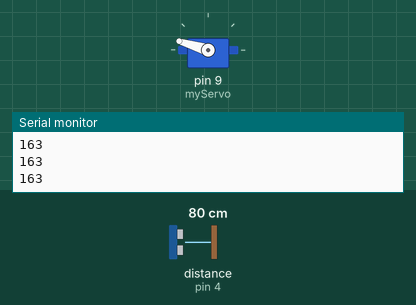
A sketch run on a simulated Arduino Uno, built with avr-gcc and run on an emulated ATmega328P. Parts: servo, the last lines printed to the serial monitor. Wiring (inferred from the names in the program): ultrasonic range finder: trigger pin 5; echo pin 4. Inputs (shaded band) come from the test bench; at power-on: distance to the obstacle (sensor on pin 4) 80 cm. The echo pulse lasts 58.3 µs per cm.

Above: at 1.2 s.
1.3 s: distance to the obstacle (sensor on pin 4) set to 32 cm
2.8 s: distance to the obstacle (sensor on pin 4) set to 30 cm
At 3.9 s:
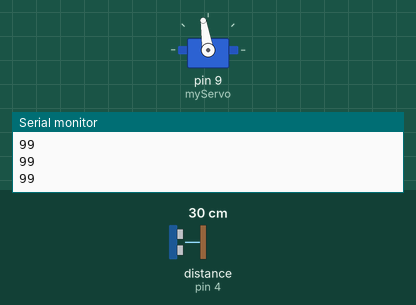
4.4 s: distance to the obstacle (sensor on pin 4) set to 4 cm
At 5.3 s:
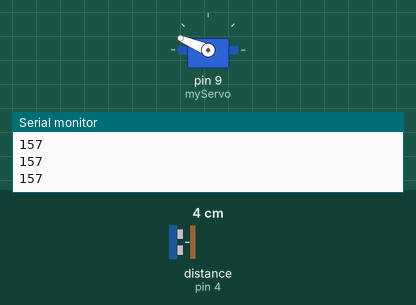
6.0 s: distance to the obstacle (sensor on pin 4) set to 18 cm
At 6.6 s:
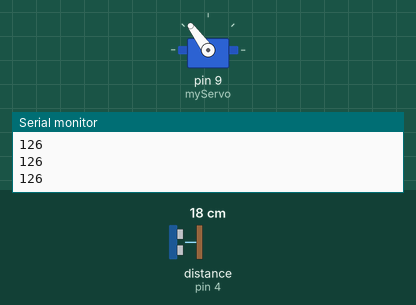
Timing chart, 0 to 8.6 s (numbered marks = the images above; inputs shaded):
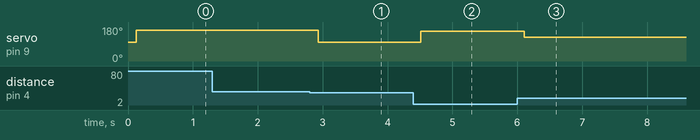

Measured:
- the behaviour switches between 31 and 30 cm on distance to the obstacle (sensor on pin 4) (found by bisection; images 0 and 1)
- after the input at 2.8 s, servo on pin 9 (myServo): 163° → 99° after 0.13 s
- after the input at 4.4 s, servo on pin 9 (myServo): 99° → 157° after 0.11 s
- after the input at 6.0 s, servo on pin 9 (myServo): 157° → 126° after 0.11 s

The sketch:

ping_pong.ino
```cpp
/*

#include <Servo.h>
int potRead = 0;
int min = 85;
int max = 130;
int center = 98;
int ServoAngle;


Servo myServo;

void setup() {
  pinMode(9,OUTPUT);
  pinMode(A0, INPUT);
  myServo.attach(9);
  myServo.write(center);


}
void loop(){
  potRead = analogRead(A0);
  ServoAngle = map(potRead, 0, 1023, min, max);

  myServo.write(ServoAngle);

  Serial.print("Pot read: "  + potRead);
  Serial.print("   ServoAngle: " + ServoAngle);


 }\

 */
 /*

 int duration;
int distance;
int sum = 0;
int average = 0;
const int echoPin = 4;
const int trigPin = 5;

void setup() {
  pinMode(trigPin, OUTPUT);
  pinMode(echoPin, INPUT);
  Serial.begin(9600);
}
void loop() {

  for (int i = 0; i < 5; i++){
    sendForSonar();
    sum += distance;
  }
  average /= 5;
  Serial.print ("average: ");
  Serial.print(average);
  Serial.println(" cm");

  sum = 0;
  average = 0;

}

void sendForSonar() {
  digitalWrite(trigPin, LOW);
  delayMicroseconds(2);
  digitalWrite(trigPin, HIGH);
  delayMicroseconds(10);
  digitalWrite(trigPin, LOW);
  duration = pulseIn(echoPin, HIGH);
  if(duration * 0.034 / 2 < 30){
    distance = duration * 0.034 / 2;
  }
}


*/

#include <Servo.h>

int duration;
int distance;
const int echoPin = 4;
const int trigPin = 5;

int sampleSize = 5;
int sum = 0;
int avg = 0;

Servo myServo;
int servoAngle;

// -------------------------------------------------------------------
// These are the variables you need to change to the angles you found.

int SERVO_POS = 98;  // INITIAL PARALLEL SERVO POSITION
int SERVO_RIGHT = 85; //MINIMUM SERVO ANGLE
int SERVO_LEFT = 130; //MAXIMUM SERVO ANGLE

// -------------------------------------------------------------------

void setup() {
  pinMode(trigPin, OUTPUT);
  pinMode(echoPin, INPUT);
  Serial.begin(9600);
  myServo.attach(9);
  myServo.write(SERVO_POS);

}
void loop() {
  for(int i = 0; i<sampleSize; i++){
    sendForSonar();
    sum += distance;
    delay(20);
  }
  avg = sum/sampleSize;

  servoAngle = map(avg, 15, 35, SERVO_LEFT, SERVO_RIGHT);
  myServo.write(servoAngle);
  Serial.println(servoAngle);
  sum = 0;
  avg = 0;

  delay(10);
}

void sendForSonar() {
  digitalWrite(trigPin, LOW);
  delayMicroseconds(2);
  digitalWrite(trigPin, HIGH);
  delayMicroseconds(10);
  digitalWrite(trigPin, LOW);
  duration = pulseIn(echoPin, HIGH);
  if(duration * 0.034 / 2 < 30){
    distance = duration * 0.034 / 2;
  }
}
```
